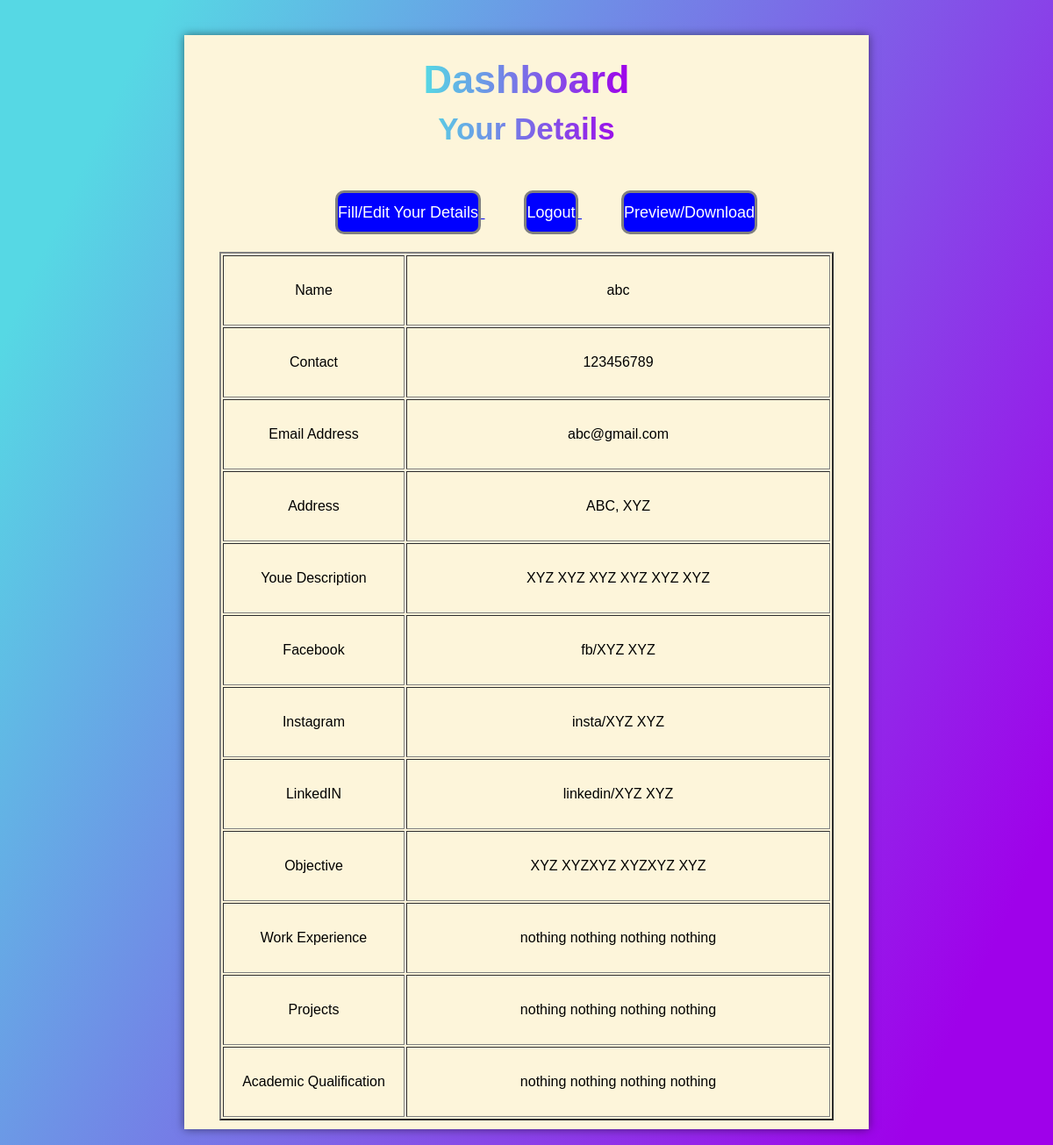
/dashboard.php (signed in), run on the app's committed database.
### tables this page shows
CREATE TABLE `users` (
  `id` int(11) NOT NULL,
  `full_name` varchar(100) NOT NULL,
  `email` varchar(100) NOT NULL,
  `password` int(100) NOT NULL
);

CREATE TABLE `content` (
  `user_id` int(11) NOT NULL,
  `name` varchar(100) NOT NULL,
  `phone` varchar(100) NOT NULL,
  `email2` varchar(100) NOT NULL,
  `address` varchar(255) NOT NULL,
  `dy` varchar(255) NOT NULL,
  `fb` varchar(255) NOT NULL,
  `insta` varchar(255) NOT NULL,
  `linked` varchar(255) NOT NULL,
  `obj` varchar(255) NOT NULL,
  `we` varchar(255) NOT NULL,
  `pjt` varchar(255) NOT NULL,
  `aq` varchar(255) NOT NULL
);

### config2.php (called while the page is built)
<?php
 include 'config.php';
$query = "SELECT * FROM users,content WHERE email=email2 AND user_id=(SELECT max(user_id) FROM content)";
$result = mysqli_query($conn, $query);
?>

### dashboard.php (the view, shortened to what this page needs)
<?php
include 'config.php';
?>
<!DOCTYPE html>
<html lang="en">
<head>
    <link rel="stylesheet" href="style1.css">
</head>
<body>
    <div class="container" id="dashboard">
        <div class="text">Dashboard</div>
        <div class="table">
            <h3 class="shead">Your Details</h3>
            <table border="2">
                <tr>
                    <td class="ltd">Name</td>
                     <?php
                    include 'config2.php';
                    while ($row = mysqli_fetch_array($result)) {
                        echo '
                                <td class="rtd" id="nf">'.$row['name'].'</td>
                                ';}
                    ?>
                </tr>
                <tr>
                    <td class="ltd">Contact</td>
                    <?php
                    include 'config2.php';
                    while ($row = mysqli_fetch_array($result)) {
                        echo '
                        <td class="rtd" id="cf">'.$row['phone'].'</td>
                        ';}
                        ?>
                </tr>
                <tr>
                    <td class="ltd">Email Address</td>
                    <?php
                    include 'config2.php';
                    while ($row = mysqli_fetch_array($result)) {
                        echo '
                        <td class="rtd" id="ef">'.$row['email'].'</td>
                        ';}
                        ?>
                </tr>
                <tr>
                    <td class="ltd"> Address</td>
                    <?php
                    include 'config2.php';
                    while ($row = mysqli_fetch_array($result)) {
                        echo '
                        <td class="rtd" id="af">'.$row['address'].'</td>
                        ';}
                        ?>
                </tr>
                <tr>
                    <td class="ltd">Youe Description </td>
                    <?php
                    include 'config2.php';
                    while ($row = mysqli_fetch_array($result)) {
                        echo '
                        <td class="rtd" id="dyf">'.$row['dy'].'</td>
                        ';}
                        ?>
                </tr>
                <tr>
                    <td class="ltd"> Facebook</td>
                    <?php
                    include 'config2.php';
                    while ($row = mysqli_fetch_array($result)) {
                        echo '
                        <td class="rtd" id="ff">'.$row['fb'].'</td>
                        ';}
                        ?>
                </tr>
                <tr>
                    <td class="ltd">Instagram </td>
                    <?php
                    include 'config2.php';
                    while ($row = mysqli_fetch_array($result)) {
                        echo '
                        <td class="rtd" id="if">'.$row['insta'].'</td>
                        ';}
                        ?>
                </tr>
                <tr>
                    <td class="ltd"> LinkedIN</td>
                    <?php
                    include 'config2.php';
                    while ($row = mysqli_fetch_array($result)) {
                        echo '
                        <td class="rtd" id="lf">'.$row['linked'].'</td>
                        ';}
                        ?>
                </tr>
                <tr>
                    <td class="ltd"> Objective</td>
                    <?php
                    include 'config2.php';
                    while ($row = mysqli_fetch_array($result)) {
                        echo '
                        <td class="rtd" id="of">'.$row['obj'].'</td>
                        ';}
                        ?>
                </tr>
                <tr>
                    <td class="ltd" >Work Experience </td>
                    <?php
                    include 'config2.php';
                    while ($row = mysqli_fetch_array($result)) {
                        echo '
                        <td class="rtd" id="wf">'.$row['we'].'</td>
                        ';}
                        ?>
                </tr>
                <tr>
                    <td class="ltd"> Projects</td>
                    <?php
                    include 'config2.php';
                    while ($row = mysqli_fetch_array($result)) {
                        echo '
                        <td class="rtd" id="pf">'.$row['pjt'].'</td>
                        ';}
                        ?>
                </tr>
                <tr>
                    <td class="ltd"> Academic Qualification</td>
                    <?php
                    include 'config2.php';
                    while ($row = mysqli_fetch_array($result)) {
                        echo '
                        <td class="rtd" id="aqf">'.$row['aq'].'</td>
                        ';}
                        ?>
                </tr>
                <div class="buttons">
                    <a href="res_form.php" >
                        <button class="feyd">
                            Fill/Edit Your Details
                        </button>
                    </a>
                    <a href="logout.php">
                        <button class="feyd">
                            Logout
                        </button>
                    </a>
                    <a href="template.php" id="myButton">
                        <button  class="feyd">
                            Preview/Download
                        </button>
                    </a>
                </div>
            </table>
        </div>
    </div>
</body>
</html>

### style1.css (style rules this page uses)
* { margin: 0; padding: 0; outline: none; box-sizing: border-box; font-family: 'Poppins', sans-serif; }
body { display: flex; align-items: center; justify-content: center; min-height: 100vh; padding: 40px; background: linear-gradient(115deg, #56d8e4 10%, #9f01ea 90%); }
.container { background: rgb(253, 245, 218); width: auto; height: auto; padding: 25px 40px 10px 40px; box-shadow: 0px 0px 10px rgba(0,0,0,0.5); }
#dashboard { background: rgb(253, 245, 218); width: 780px; min-height: 500px; padding: 25px 40px 10px 40px; box-shadow: 0px 0px 10px rgba(0,0,0,0.5); }
.container .text { font-size: 45px; font-weight: 600; text-align: center; background: -webkit-linear-gradient(right, #56d8e4, #9f01ea, #56d8e4, #9f01ea); background-clip: border-box; -webkit-background-clip: text; -webkit-text-fill-color: transparent; }
.container .shead { font-size: 35px; font-weight: 600; text-align: center; margin-top: 10px; background: -webkit-linear-gradient(right, #56d8e4, #9f01ea, #56d8e4, #9f01ea); background-clip: border-box; -webkit-background-clip: text; -webkit-text-fill-color: transparent; }
.container table { text-align: center; }
.buttons { text-align: center; margin-top: 50px; align-content: center; align-items: center; }
.feyd { width: auto; height: 50px; font-size: large; background-color: blue; border: 3px solid gray; border-radius: 10px; color: white; margin-left: 45px; margin-bottom: 20px; }
table { width: 100%; }
.ltd { width: 30%; height: 80px; }

### data on the page
users: content.name "abc", content.phone "123456789", email "abc@gmail.com", content.address "ABC, XYZ", content.dy "XYZ XYZ XYZ XYZ XYZ XYZ", content.fb "fb/XYZ XYZ", content.insta "insta/XYZ XYZ", content.linked "linkedin/XYZ XYZ", content.obj "XYZ XYZXYZ XYZXYZ XYZ", content.we "nothing nothing nothing nothing", content.pjt "nothing nothing nothing nothing", content.aq "nothing nothing nothing nothing"
